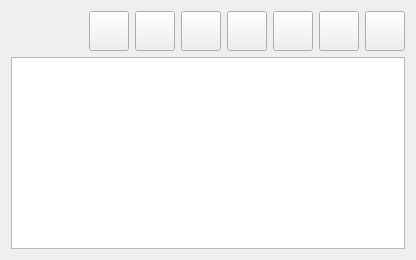
      <widget class="QWidget" name="param_page">
       <layout class="QVBoxLayout" name="verticalLayout_8">
        <item>
         <layout class="QHBoxLayout" name="horizontalLayout_8">
          <item>
           <spacer name="horizontalSpacer_8">
            <property name="orientation">
             <enum>Qt::Horizontal</enum>
            </property>
            <property name="sizeHint" stdset="0">
             <size>
              <width>78</width>
              <height>20</height>
             </size>
            </property>
           </spacer>
          </item>
          <item>
           <widget class="QPushButton" name="export_param_btn">
            <property name="minimumSize">
             <size>
              <width>0</width>
              <height>40</height>
             </size>
            </property>
            <property name="maximumSize">
             <size>
              <width>40</width>
              <height>40</height>
             </size>
            </property>
            <property name="font">
             <font>
              <pointsize>14</pointsize>
              <weight>75</weight>
              <bold>true</bold>
             </font>
            </property>
            <property name="toolTip">
             <string>导出</string>
            </property>
            <property name="text">
             <string/>
            </property>
            <property name="icon">
             <iconset resource="../resource/hmi.qrc">
              <normaloff>:/m_icon/icon/export.svg</normaloff>:/m_icon/icon/export.svg</iconset>
            </property>
            <property name="iconSize">
             <size>
              <width>25</width>
              <height>25</height>
             </size>
            </property>
           </widget>
          </item>
          <item>
           <widget class="QPushButton" name="import_param_btn">
            <property name="minimumSize">
             <size>
              <width>0</width>
              <height>40</height>
             </size>
            </property>
            <property name="maximumSize">
             <size>
              <width>40</width>
              <height>40</height>
             </size>
            </property>
            <property name="font">
             <font>
              <pointsize>14</pointsize>
              <weight>75</weight>
              <bold>true</bold>
             </font>
            </property>
            <property name="toolTip">
             <string>导入</string>
            </property>
            <property name="text">
             <string/>
            </property>
            <property name="icon">
             <iconset resource="../resource/hmi.qrc">
              <normaloff>:/m_icon/icon/import.svg</normaloff>:/m_icon/icon/import.svg</iconset>
            </property>
            <property name="iconSize">
             <size>
              <width>25</width>
              <height>25</height>
             </size>
            </property>
           </widget>
          </item>
          <item>
           <widget class="QPushButton" name="save_param_btn">
            <property name="maximumSize">
             <size>
              <width>40</width>
              <height>40</height>
             </size>
            </property>
            <property name="toolTip">
             <string>保存</string>
            </property>
            <property name="text">
             <string/>
            </property>
            <property name="icon">
             <iconset resource="../resource/hmi.qrc">
              <normaloff>:/m_icon/icon/save.svg</normaloff>:/m_icon/icon/save.svg</iconset>
            </property>
            <property name="iconSize">
             <size>
              <width>25</width>
              <height>25</height>
             </size>
            </property>
           </widget>
          </item>
          <item>
           <widget class="QPushButton" name="fold_all_btn">
            <property name="minimumSize">
             <size>
              <width>0</width>
              <height>40</height>
             </size>
            </property>
            <property name="maximumSize">
             <size>
              <width>40</width>
              <height>40</height>
             </size>
            </property>
            <property name="font">
             <font>
              <pointsize>14</pointsize>
              <weight>75</weight>
              <bold>true</bold>
             </font>
            </property>
            <property name="toolTip">
             <string>全部收起</string>
            </property>
            <property name="text">
             <string/>
            </property>
            <property name="icon">
             <iconset resource="../resource/hmi.qrc">
              <normaloff>:/m_icon/icon/fold.svg</normaloff>:/m_icon/icon/fold.svg</iconset>
            </property>
            <property name="iconSize">
             <size>
              <width>25</width>
              <height>25</height>
             </size>
            </property>
           </widget>
          </item>
          <item>
           <widget class="QPushButton" name="unfold_all_btn">
            <property name="minimumSize">
             <size>
              <width>0</width>
              <height>40</height>
             </size>
            </property>
            <property name="maximumSize">
             <size>
              <width>40</width>
              <height>40</height>
             </size>
            </property>
            <property name="font">
             <font>
              <pointsize>14</pointsize>
              <weight>75</weight>
              <bold>true</bold>
             </font>
            </property>
            <property name="toolTip">
             <string>全部展开</string>
            </property>
            <property name="text">
             <string/>
            </property>
            <property name="icon">
             <iconset resource="../resource/hmi.qrc">
              <normaloff>:/m_icon/icon/unfold.svg</normaloff>:/m_icon/icon/unfold.svg</iconset>
            </property>
            <property name="iconSize">
             <size>
              <width>25</width>
              <height>25</height>
             </size>
            </property>
           </widget>
          </item>
          <item>
           <widget class="QPushButton" name="load_param_btn">
            <property name="minimumSize">
             <size>
              <width>40</width>
              <height>40</height>
             </size>
            </property>
            <property name="maximumSize">
             <size>
              <width>40</width>
              <height>40</height>
             </size>
            </property>
            <property name="font">
             <font>
              <pointsize>14</pointsize>
             </font>
            </property>
            <property name="toolTip">
             <string>全部读取</string>
            </property>
            <property name="text">
             <string/>
            </property>
            <property name="icon">
             <iconset resource="../resource/hmi.qrc">
              <normaloff>:/m_icon/icon/upload.svg</normaloff>:/m_icon/icon/upload.svg</iconset>
            </property>
            <property name="iconSize">
             <size>
              <width>25</width>
              <height>25</height>
             </size>
            </property>
           </widget>
          </item>
          <item>
           <widget class="QPushButton" name="apply_param_btn">
            <property name="minimumSize">
             <size>
              <width>0</width>
              <height>40</height>
             </size>
            </property>
            <property name="maximumSize">
             <size>
              <width>40</width>
              <height>40</height>
             </size>
            </property>
            <property name="font">
             <font>
              <pointsize>14</pointsize>
              <weight>75</weight>
              <bold>true</bold>
             </font>
            </property>
            <property name="toolTip">
             <string>全部写入</string>
            </property>
            <property name="text">
             <string/>
            </property>
            <property name="icon">
             <iconset resource="../resource/hmi.qrc">
              <normaloff>:/m_icon/icon/download.svg</normaloff>:/m_icon/icon/download.svg</iconset>
            </property>
            <property name="iconSize">
             <size>
              <width>25</width>
              <height>25</height>
             </size>
            </property>
           </widget>
          </item>
         </layout>
        </item>
        <item>
         <widget class="ParamTreeView" name="param_manage_tree_view">
          <property name="font">
           <font>
            <pointsize>13</pointsize>
           </font>
          </property>
         </widget>
        </item>
       </layout>
      </widget>
